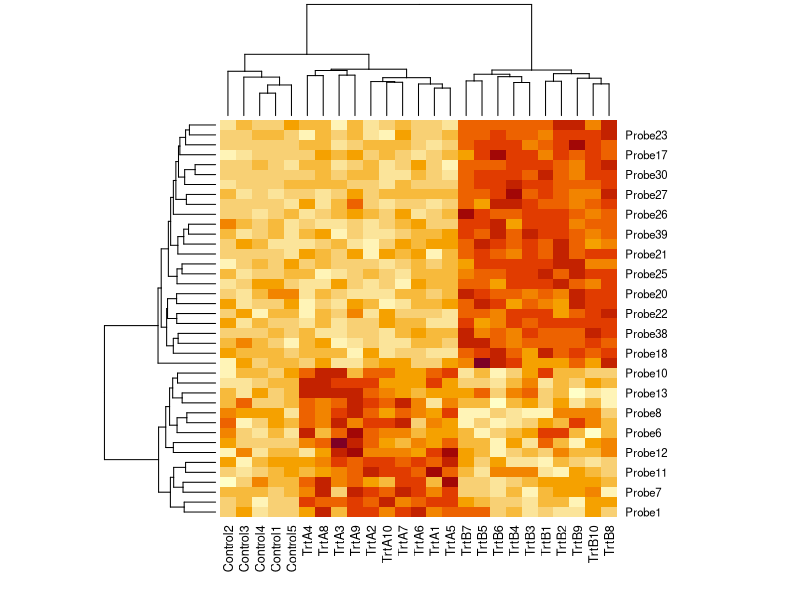
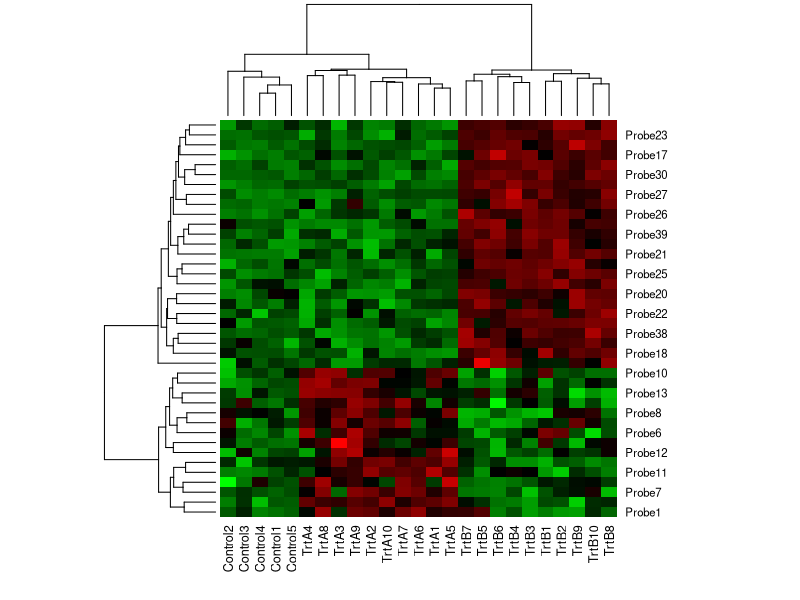
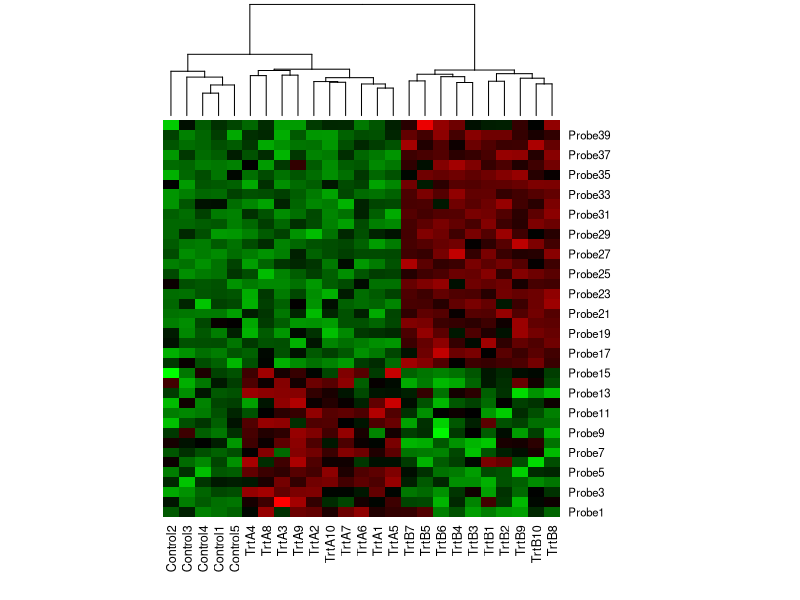

Reproduce these figures in R, in order.
## ---- chunk 1
set.seed(100)
data <- matrix(rnorm(1000), 40, 25)
data[1:15, seq(6, 25, 2)] = data[1:15, seq(6, 25, 2)] + 2
data[16:40, seq(7, 25, 2)] = data[16:40, seq(7, 25, 2)] + 4
colnames(data) <- c(paste("Control", 1:5, sep = ""), paste(c("TrtA", "TrtB"),
                                                           rep(1:10, each = 2), sep = ""))
rownames(data) <- paste("Probe", 1:40, sep = "")
## ---- chunk 2
heatmap(data)
## ---- chunk 3
hmcols <- colorRampPalette(c("green", "black", "red"))(256)
heatmap(data,col=hmcols )
## ---- chunk 4
heatmap(data,col=hmcols, Rowv = NA )
